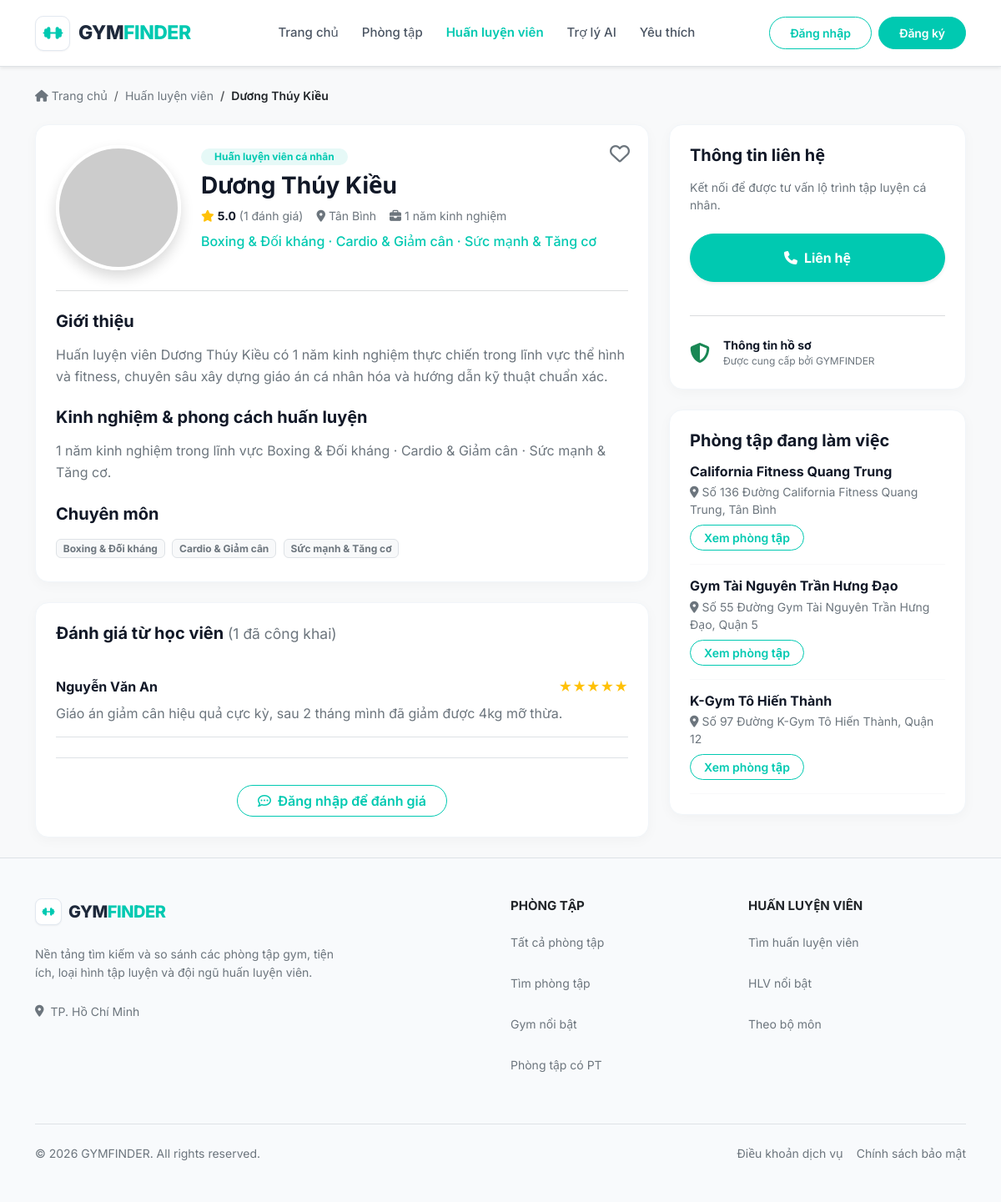
/pages/trainers/detail.php?id=15, run on the app's committed database.
### tables this page shows
CREATE TABLE trainers (
  id               INT UNSIGNED NOT NULL AUTO_INCREMENT,
  full_name        VARCHAR(100) NOT NULL,
  slug             VARCHAR(130) NOT NULL,
  avatar_url       VARCHAR(255) NULL,
  specialty_id     INT UNSIGNED NULL,
  years_experience TINYINT UNSIGNED NOT NULL,
  bio              TEXT         NULL,
  phone            VARCHAR(20)  NULL,
  email            VARCHAR(255) NULL,
  gym_id           INT UNSIGNED NULL,
  district_id      INT UNSIGNED NULL,
  avg_rating       DECIMAL(2,1) NOT NULL DEFAULT 0,
  review_count     INT UNSIGNED NOT NULL DEFAULT 0,
  is_featured      TINYINT(1)   NOT NULL DEFAULT 0,
  status           ENUM('active','hidden') NOT NULL DEFAULT 'active',
  created_at       DATETIME     NOT NULL DEFAULT CURRENT_TIMESTAMP,
  updated_at       DATETIME     NOT NULL DEFAULT CURRENT_TIMESTAMP ON UPDATE CURRENT_TIMESTAMP,

  PRIMARY KEY (id),
  UNIQUE KEY uq_trainers_slug (slug),

   
  KEY idx_trainers_status_featured (status, is_featured),
  KEY idx_trainers_exp             (years_experience),
  KEY idx_trainers_specialty       (specialty_id),
  KEY idx_trainers_gym             (gym_id),
  KEY idx_trainers_district        (district_id),

   
  CONSTRAINT fk_trainers_gym
    FOREIGN KEY (gym_id)       REFERENCES gyms(id)        ON DELETE SET NULL,
  CONSTRAINT fk_trainers_specialty
    FOREIGN KEY (specialty_id) REFERENCES specialties(id) ON DELETE SET NULL,
  CONSTRAINT fk_trainers_district
    FOREIGN KEY (district_id)  REFERENCES districts(id)   ON DELETE RESTRICT,

   
  CONSTRAINT chk_trainers_slug
    CHECK (slug NOT REGEXP '^[0-9]+$'),
  CONSTRAINT chk_trainers_exp
    CHECK (years_experience BETWEEN 0 AND 60),
  CONSTRAINT chk_trainers_rating
    CHECK (avg_rating BETWEEN 0 AND 5),
  CONSTRAINT chk_trainers_phone
    CHECK (phone IS NULL OR phone REGEXP '^\\+?[0-9]{9,14}$'),
  CONSTRAINT chk_trainers_featured
    CHECK (is_featured IN (0, 1))
);

CREATE TABLE reviews (
  id            INT UNSIGNED NOT NULL AUTO_INCREMENT,
  user_id       INT UNSIGNED NOT NULL,
  target_type   ENUM('gym','trainer') NOT NULL,
  gym_id        INT UNSIGNED NULL,
  trainer_id    INT UNSIGNED NULL,
  rating        TINYINT UNSIGNED NOT NULL,
  comment       TEXT         NOT NULL,
  status        ENUM('pending','approved','rejected') NOT NULL DEFAULT 'pending',
  reviewed_by   INT UNSIGNED NULL,
  reviewed_at   DATETIME     NULL,
  reject_reason VARCHAR(255) NULL,
  created_at    DATETIME     NOT NULL DEFAULT CURRENT_TIMESTAMP,
  updated_at    DATETIME     NOT NULL DEFAULT CURRENT_TIMESTAMP ON UPDATE CURRENT_TIMESTAMP,

  PRIMARY KEY (id),

   
  UNIQUE KEY uq_review_user_gym     (user_id, gym_id),
  UNIQUE KEY uq_review_user_trainer (user_id, trainer_id),

   
  KEY idx_reviews_gym     (gym_id,     status, created_at),
  KEY idx_reviews_trainer (trainer_id, status, created_at),
  KEY idx_reviews_user    (user_id),

   
  CONSTRAINT fk_reviews_user
    FOREIGN KEY (user_id)     REFERENCES users(id)    ON DELETE CASCADE,
  CONSTRAINT fk_reviews_gym
    FOREIGN KEY (gym_id)      REFERENCES gyms(id)     ON DELETE CASCADE,
  CONSTRAINT fk_reviews_trainer
    FOREIGN KEY (trainer_id)  REFERENCES trainers(id) ON DELETE CASCADE,
  CONSTRAINT fk_reviews_reviewer
    FOREIGN KEY (reviewed_by) REFERENCES users(id)    ON DELETE SET NULL,

   
  CONSTRAINT chk_reviews_rating
    CHECK (rating BETWEEN 1 AND 5),
  CONSTRAINT chk_reviews_comment
    CHECK (CHAR_LENGTH(comment) BETWEEN 1 AND 2000),
   
  CONSTRAINT chk_review_reject
    CHECK (
      (status = 'rejected'  AND reject_reason IS NOT NULL AND CHAR_LENGTH(reject_reason) >= 1)
      OR (status <> 'rejected' AND reject_reason IS NULL)
    ),
   
  CONSTRAINT chk_review_pending
    CHECK (status <> 'pending' OR reviewed_at IS NULL)
);

CREATE TABLE users (
  id            INT UNSIGNED NOT NULL AUTO_INCREMENT,
  full_name     VARCHAR(100) NOT NULL,
  email         VARCHAR(255) NOT NULL,
  phone         VARCHAR(20)  NULL,
  password_hash VARCHAR(255) NOT NULL,
  avatar_url    VARCHAR(255) NULL,
  role          ENUM('user','admin')    NOT NULL DEFAULT 'user',
  status        ENUM('active','locked') NOT NULL DEFAULT 'active',
  last_login_at DATETIME NULL,
  created_at    DATETIME NOT NULL DEFAULT CURRENT_TIMESTAMP,
  updated_at    DATETIME NOT NULL DEFAULT CURRENT_TIMESTAMP ON UPDATE CURRENT_TIMESTAMP,

  PRIMARY KEY (id),
  UNIQUE KEY uq_users_email (email),
  UNIQUE KEY uq_users_phone (phone),
  KEY idx_users_role_status (role, status),

  CONSTRAINT chk_users_phone
    CHECK (phone IS NULL OR phone REGEXP '^\\+?[0-9]{9,14}$')
);

CREATE TABLE gyms (
  id              INT UNSIGNED  NOT NULL AUTO_INCREMENT,
  name            VARCHAR(150)  NOT NULL,
  slug            VARCHAR(180)  NOT NULL,
  description     TEXT          NULL,
  address         VARCHAR(255)  NOT NULL,
  district_id     INT UNSIGNED  NOT NULL,
  latitude        DECIMAL(10,7) NULL,
  longitude       DECIMAL(10,7) NULL,
  phone           VARCHAR(20)   NULL,
  email           VARCHAR(255)  NULL,
  website         VARCHAR(255)  NULL,
  price_min       INT UNSIGNED  NOT NULL,
  price_max       INT UNSIGNED  NOT NULL,
  opening_hours   VARCHAR(120)  NULL,
  cover_image_url VARCHAR(255)  NULL,
  avg_rating      DECIMAL(2,1)  NOT NULL DEFAULT 0,
  review_count    INT UNSIGNED  NOT NULL DEFAULT 0,
  is_featured     TINYINT(1)    NOT NULL DEFAULT 0,
  status          ENUM('active','hidden') NOT NULL DEFAULT 'active',
  created_at      DATETIME      NOT NULL DEFAULT CURRENT_TIMESTAMP,
  updated_at      DATETIME      NOT NULL DEFAULT CURRENT_TIMESTAMP ON UPDATE CURRENT_TIMESTAMP,

  PRIMARY KEY (id),
  UNIQUE KEY uq_gyms_slug (slug),

   
  KEY idx_gyms_district        (district_id),
  KEY idx_gyms_price           (price_min, price_max),
  KEY idx_gyms_rating          (avg_rating),
  KEY idx_gyms_featured_status (is_featured, status),
  KEY idx_gyms_created_at      (created_at),

   
  CONSTRAINT fk_gyms_district
    FOREIGN KEY (district_id) REFERENCES districts(id) ON DELETE RESTRICT,

   
  CONSTRAINT chk_gyms_slug
    CHECK (slug NOT REGEXP '^[0-9]+$'),
  CONSTRAINT chk_gyms_price
    CHECK (price_max >= price_min),
  CONSTRAINT chk_gyms_geo_lat
    CHECK (latitude  IS NULL OR (latitude  BETWEEN -90  AND 90)),
  CONSTRAINT chk_gyms_geo_lng
    CHECK (longitude IS NULL OR (longitude BETWEEN -180 AND 180)),
  CONSTRAINT chk_gyms_geo_pair
    CHECK ((latitude IS NULL) = (longitude IS NULL)),
  CONSTRAINT chk_gyms_phone
    CHECK (phone IS NULL OR phone REGEXP '^\\+?[0-9]{9,14}$'),
  CONSTRAINT chk_gyms_rating
    CHECK (avg_rating BETWEEN 0 AND 5),
  CONSTRAINT chk_gyms_featured
    CHECK (is_featured IN (0, 1))
);

### pages/trainers/detail.php (the view, shortened to what the rows shown need)
<?php
require_once dirname(__DIR__, 2) . '/backend/bootstrap.php';
require_once dirname(__DIR__, 2) . '/includes/trainer_gyms_ui.php';
$id = (int)($_GET['id'] ?? 0);
$t = gf_get_trainer($id);
$user = gf_current_user();
$isAdminUser = $user && (($user['role'] ?? '') === 'admin');
$canFavorite = !$isAdminUser;
$reviews = gf_trainer_reviews($id);
$reviewLimit = 8;
$reviewPage = max(1, (int)($_GET['r_page'] ?? 1));
$pagedReviews = array_slice($reviews, ($reviewPage - 1) * $reviewLimit, $reviewLimit);
$isFav = $user && $canFavorite && gf_is_fav((int)$user['id'], 'trainer', $id);
require dirname(__DIR__, 2) . '/includes/layout_head.php';
?>
<main class="flex-grow-1">
    <div class="container py-4">
        <nav aria-label="breadcrumb" class="mb-4"><ol class="breadcrumb">
            <li class="breadcrumb-item"><a href="<?= gf_h(gf_url('index.php')) ?>" class="text-secondary text-decoration-none"><i class="fa-solid fa-house me-1"></i>Trang chủ</a></li>
            <li class="breadcrumb-item"><a href="<?= gf_h(gf_url('pages/trainers/index.php')) ?>" class="text-secondary text-decoration-none">Huấn luyện viên</a></li>
            <li class="breadcrumb-item active text-dark fw-semibold"><?= gf_h($t['full_name']) ?></li>
        </ol></nav>
        <div class="row g-4">
            <div class="col-lg-8">
                <section class="info-card mb-4 position-relative">
                    <?php if ($canFavorite): ?>
                    <form method="post" action="<?= gf_h(gf_url('pages/user/favorite_toggle.php')) ?>" class="js-favorite-toggle position-absolute top-0 end-0 m-3" data-api-url="<?= gf_h(gf_url('api/favorites')) ?>" data-login-url="<?= gf_h(gf_url('pages/auth/login.php')) ?>" data-favorited="<?= $isFav ? '1' : '0' ?>">
                        <button id="btnDetailFav" class="border-0 bg-transparent text-secondary" type="submit" style="font-size:24px" aria-label="Yêu thích" aria-pressed="<?= $isFav ? 'true' : 'false' ?>"></button>
                    </form>
                    <?php endif; ?>
                    <div class="d-flex flex-column flex-md-row gap-4 align-items-center align-items-md-start mb-4">
                        <img src="<?= gf_h($t['avatar']) ?>" alt="<?= gf_h($t['full_name']) ?>" class="rounded-circle object-fit-cover shadow" style="width:150px;height:150px;border:4px solid #fff" onerror="this.src='https://placehold.co/150x150?text=Trainer'">
                        <div class="text-center text-md-start">
                            <span class="badge bg-primary-light text-primary mb-2 rounded-pill px-3 py-1 fw-bold">Huấn luyện viên cá nhân</span>
                            <h1 class="fw-bold mb-2" style="font-size:28px"><?= gf_h($t['full_name']) ?></h1>
                            <div class="d-flex flex-wrap align-items-center justify-content-center justify-content-md-start gap-3 mb-2 small">
                                <span><i class="fa-solid fa-star text-warning me-1"></i><strong><?= gf_h((string)$t['avg_rating']) ?></strong> <span class="text-secondary">(<?= (int)$t['review_count'] ?> đánh giá)</span></span>
                                <span class="text-secondary"><i class="fa-solid fa-location-dot me-1"></i><?= gf_h($t['district_name']) ?></span>
                                <span class="text-secondary"><i class="fa-solid fa-briefcase me-1"></i><?= (int)$t['years_experience'] ?> năm kinh nghiệm</span>
                            </div>
                            <?php
                            $detailSpecNames = gf_ui_trainer_specialty_names($t);
                            $detailSpecLabel = $detailSpecNames !== [] ? implode(' · ', $detailSpecNames) : '';
                            ?>
                            <?php if ($detailSpecLabel !== ''): ?>
                                <div class="text-primary fw-medium"><?= gf_h($detailSpecLabel) ?></div>
                            <?php endif; ?>
                        </div>
                    </div>
                    <hr class="text-secondary opacity-25 my-4">
                    <h5 class="fw-bold mb-3">Giới thiệu</h5><p class="text-secondary" style="line-height:1.6"><?= gf_h($t['bio'] ?: 'Huấn luyện viên đang cập nhật thông tin giới thiệu.') ?></p>
                    <h5 class="fw-bold mb-3 mt-4">Kinh nghiệm &amp; phong cách huấn luyện</h5><p class="text-secondary" style="line-height:1.6"><?= (int)$t['years_experience'] ?> năm kinh nghiệm<?= $detailSpecLabel !== '' ? ' trong lĩnh vực ' . gf_h($detailSpecLabel) : '' ?>.</p>
                    <h5 class="fw-bold mb-3 mt-4">Chuyên môn</h5>
                    <?php if ($detailSpecNames === []): ?>
                        <span class="text-secondary small">Đang cập nhật.</span>
                    <?php else: ?>
                        <?php foreach ($detailSpecNames as $specName): ?>
                            <span class="badge bg-light text-secondary border me-1 mb-1"><?= gf_h($specName) ?></span>
                        <?php endforeach; ?>
                    <?php endif; ?>
                </section>
                <section class="info-card" id="reviews">
                    <?php foreach ($pagedReviews as $r): ?>
                        <div class="border-bottom py-3">
                            <div class="d-flex justify-content-between align-items-center">
                                <strong><?= gf_h($r['full_name']) ?></strong>
                                <span class="text-warning"><?= str_repeat('★', (int)$r['rating']) ?></span>
                            </div>
                            <p class="text-secondary m-0 mt-2"><?= gf_h($r['comment']) ?></p>
                        </div>
                    <?php endforeach; ?>
                </section>
            </div>
            <aside class="col-lg-4">
                <?php
                $publicGyms = gf_ui_trainer_public_gyms($t);
                ?>
                <div class="info-card mt-4">
                    <?php if ($publicGyms === []): ?>
                        <p class="text-secondary small mb-0">Chưa có phòng tập đang hoạt động được liên kết công khai.</p>
                    <?php else: ?>
                        <div class="d-flex flex-column gap-3">
                            <?php foreach ($publicGyms as $pg): ?>
                                <div class="pb-3 border-bottom border-light">
                                    <h6 class="fw-bold mb-1"><?= gf_h($pg['name']) ?></h6>
                                    <?php if (!empty($pg['district_name']) || !empty($pg['address'])): ?>
                                        <p class="text-secondary small mb-2">
                                            <i class="fa-solid fa-location-dot me-1"></i><?= gf_h($pg['address'] ?: $pg['district_name']) ?>
                                        </p>
                                    <?php endif; ?>
                                    <a href="<?= gf_h(gf_url('pages/gyms/detail.php?id='.(int)$pg['id'])) ?>" class="btn btn-outline-primary btn-sm rounded-pill px-3">Xem phòng tập</a>
                                </div>
                            <?php endforeach; ?>
                        </div>
                    <?php endif; ?>
                </div>
            </aside>
        </div>
    </div>
</main>
<?php require dirname(__DIR__, 2) . '/includes/footer.php'; ?>

### data on the page
trainers: full_name "Dương Thúy Kiều", avg_rating "5.0", review_count "1", years_experience "1", bio "Huấn luyện viên Dương Thúy Kiều có 1 năm kinh nghiệm thực chiến trong lĩnh vực thể hình và fitness, chuyên sâu xây dựng giáo án cá nhân hóa và hướng dẫn kỹ thuật chuẩn xác."
reviews: user.full_name "Nguyễn Văn An", rating "★★★★★", comment "Giáo án giảm cân hiệu quả cực kỳ, sau 2 tháng mình đã giảm được 4kg mỡ thừa."
gyms: name "California Fitness Quang Trung", address "Số 136 Đường California Fitness Quang Trung, Tân Bình"
gyms: name "Gym Tài Nguyên Trần Hưng Đạo", address "Số 55 Đường Gym Tài Nguyên Trần Hưng Đạo, Quận 5"
gyms: name "K-Gym Tô Hiến Thành", address "Số 97 Đường K-Gym Tô Hiến Thành, Quận 12"

### other printed values
gf_h($t['district_name']) "Tân Bình"
gf_h($detailSpecLabel) "Boxing & Đối kháng · Cardio & Giảm cân · Sức mạnh & Tăng cơ"
gf_h($specName) "Boxing & Đối kháng"
gf_h($specName) "Cardio & Giảm cân"
gf_h($specName) "Sức mạnh & Tăng cơ"
$totalReviews "1"
